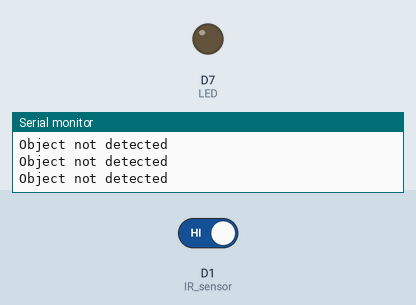
This sketch was run on a simulated ESP8266 (NodeMCU). Parts: output pins drawn as LEDs (lit = HIGH), the last lines printed to the serial monitor. The inputs (shaded band) are chosen by the test bench; at power-on: D1 (IR_sensor) HIGH.

Above: at 3.2 s.
3.3 s: D1 (IR_sensor) driven LOW
At 3.9 s:
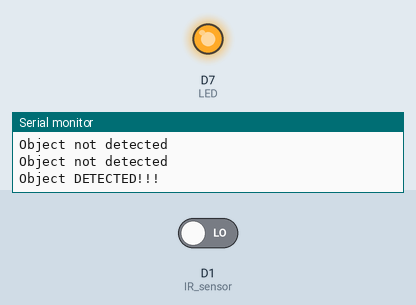
5.0 s: D1 (IR_sensor) driven HIGH
At 6.2 s:
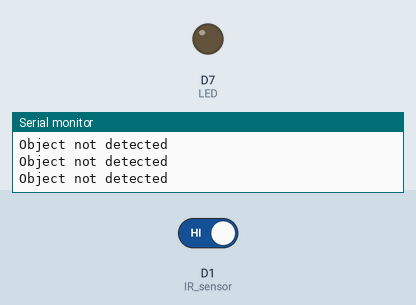
Timing chart, 0 to 8.0 s (numbered marks = the images above; inputs shaded):
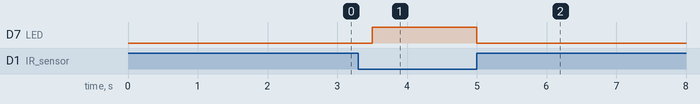

The sketch:

EXP07_IR_Sensor.ino
```cpp
void setup(){
delay(1000);
Serial.begin(9600);
delay(1000);
Serial.println("");
Serial.println("IR Sensor!");
Serial.println("");

pinMode(D1, INPUT); // IR sensor
pinMode(D7, OUTPUT); // LED

digitalWrite(D7, LOW); // Initially LED has to be OFF
}

void loop(){
int ir_sensor = digitalRead(D1);

if (ir_sensor == LOW){ // Usually, IR sensor outputs LOW when an object is detected
digitalWrite(D7, HIGH);
Serial.println("Object DETECTED!!!");
}
else{
digitalWrite(D7, LOW);
Serial.println("Object not detected");
}

delay(500);
}
```

Measured:
- after the input at 3.3 s, D7 (LED): LOW → HIGH after 0.20 s
- after the input at 5.0 s, D7 (LED): HIGH → LOW at once
